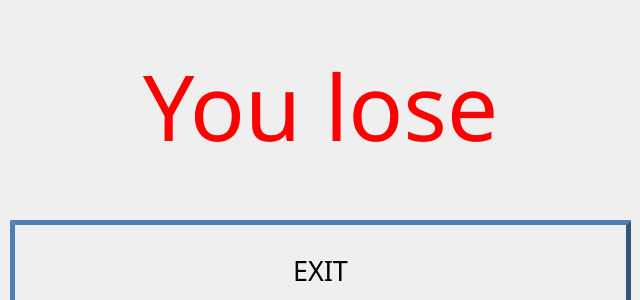
<?xml version="1.0" encoding="UTF-8"?>
<ui version="4.0">
 <class>Form</class>
 <widget class="QWidget" name="Form">
  <property name="geometry">
   <rect>
    <x>0</x>
    <y>0</y>
    <width>640</width>
    <height>300</height>
   </rect>
  </property>
  <property name="windowTitle">
   <string>Form</string>
  </property>
  <property name="styleSheet">
   <string notr="true">background: rgb(240,240,250)
qlineargradient(spread:pad, x1:0, y1:0, x2:1, y2:0, stop:0 rgba(254, 255,253, 255), stop:1 rgba(252, 253,251, 255))</string>
  </property>
  <widget class="QLabel" name="exit">
   <property name="geometry">
    <rect>
     <x>0</x>
     <y>0</y>
     <width>641</width>
     <height>211</height>
    </rect>
   </property>
   <property name="font">
    <font>
     <family>Snap ITC</family>
     <pointsize>68</pointsize>
    </font>
   </property>
   <property name="styleSheet">
    <string notr="true">color: rgb(255,0,0);</string>
   </property>
   <property name="text">
    <string>You lose</string>
   </property>
   <property name="alignment">
    <set>Qt::AlignCenter</set>
   </property>
  </widget>
  <widget class="QPushButton" name="A1">
   <property name="geometry">
    <rect>
     <x>10</x>
     <y>220</y>
     <width>621</width>
     <height>101</height>
    </rect>
   </property>
   <property name="font">
    <font>
     <family>Maki-Sans</family>
     <pointsize>20</pointsize>
    </font>
   </property>
   <property name="styleSheet">
    <string notr="true">QPushButton {
border: 5px solid #357;
border-style: outset;
}
QPushButton:pressed {
border: 5px solid #357;
border-style: outset;
background: rgb(60,90,150);
color: rgb(250,250,255);
}</string>
   </property>
   <property name="text">
    <string>EXIT</string>
   </property>
  </widget>
 </widget>
 <resources/>
 <connections/>
</ui>
